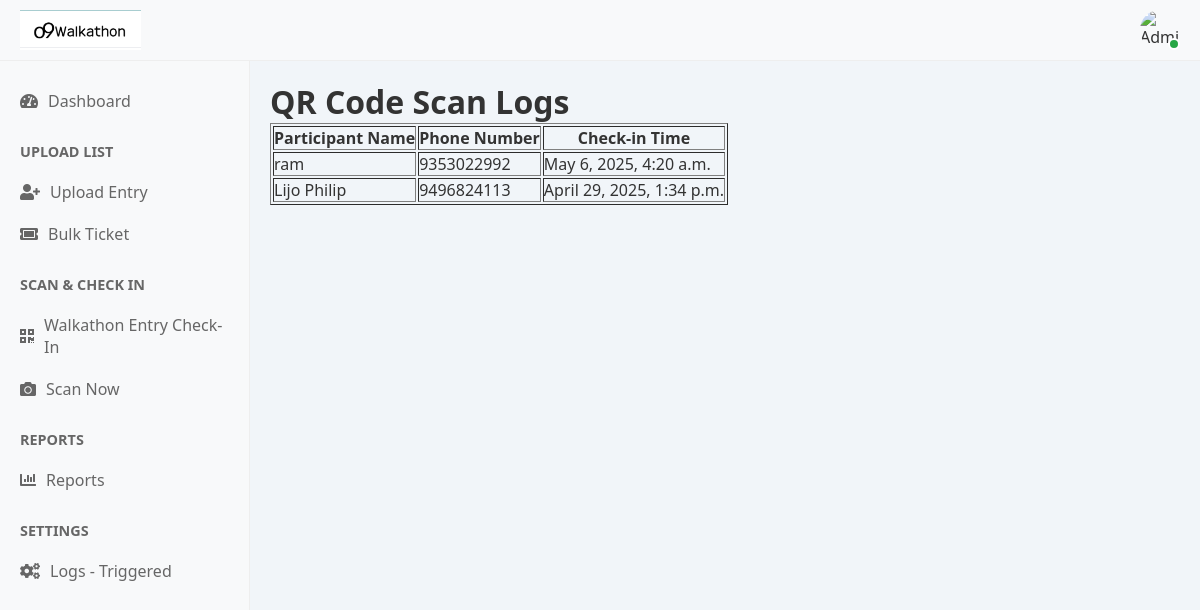
The app's page /logs_triggered/, older data.
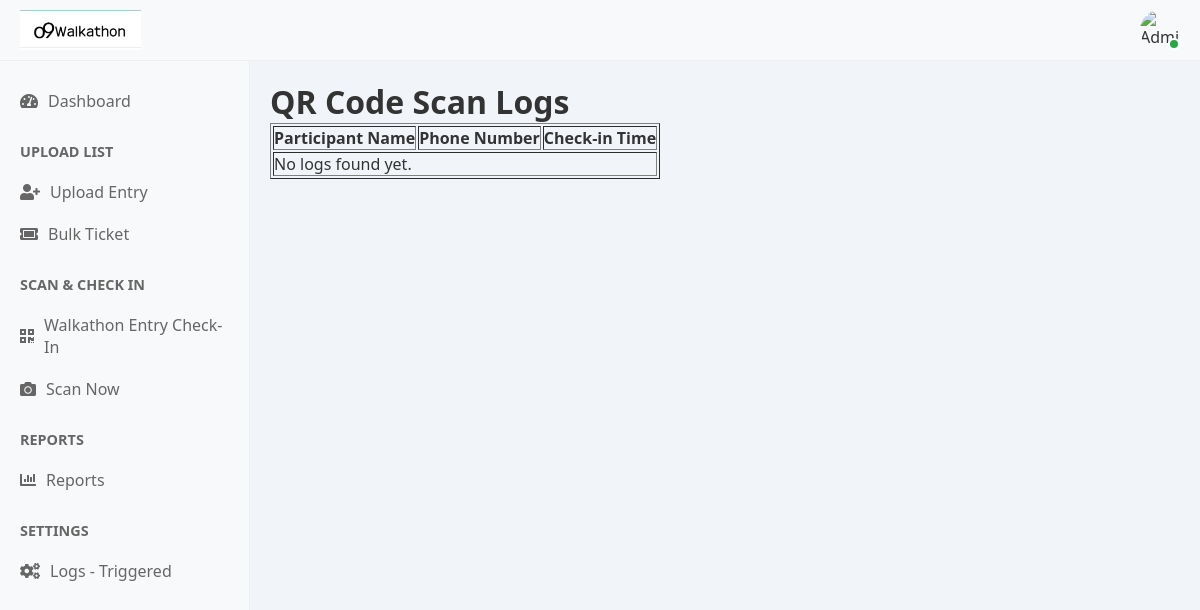
The same page, newer data.
### walkathon_app/models.py (models this page shows, shortened)
class CheckIn(models.Model):
    participant = models.ForeignKey(Participant, on_delete=models.CASCADE)
    checkin_time = models.DateTimeField(default=timezone.now)

class Participant(models.Model):
    unique_id = models.CharField(max_length=20, unique=True,default=uuid.uuid4)
    name = models.CharField(max_length=255)
    email = models.EmailField()
    phone_number = models.CharField(max_length=20)
    walking_distance_km = models.DecimalField(max_digits=5, decimal_places=2)
    registered_at = models.DateTimeField(auto_now_add=True)
    gender = models.CharField(max_length=10, choices=[('Male', 'Male'), ('Female', 'Female'), ('Others', 'Others')], null=True, blank=True)
    working_professional = models.CharField(max_length=3, choices=[('Yes', 'Yes'), ('No', 'No')], null=True, blank=True)
    o9_employee = models.CharField(max_length=3, choices=[('Yes', 'Yes'), ('No', 'No')], null=True, blank=True)
    employee_code = models.CharField(max_length=100, null=True, blank=True)
    company_name = models.CharField(max_length=255, null=True, blank=True)

### walkathon_app/views.py (the view)
# urls.py: path('logs_triggered/', views.logs_triggered, name='logs_triggered'),
def logs_triggered(request):
    checkin_logs = CheckIn.objects.select_related('participant').order_by('-checkin_time')
    return render(request, 'logs_triggered.html', {'checkin_logs': checkin_logs})

### templates/logs_triggered.html
{% extends "base.html" %}
{% block content %}
<h1>QR Code Scan Logs</h1>
<table border="1">
    <thead>
        <tr>
            <th>Participant Name</th>
            <th>Phone Number</th>
            <th>Check-in Time</th>
        </tr>
    </thead>
    <tbody>
        {% for log in checkin_logs %}
        <tr>
            <td>{{ log.participant.name }}</td>
            <td>{{ log.participant.phone_number }}</td>
            <td>{{ log.checkin_time }}</td>
        </tr>
        {% empty %}
        <tr>
            <td colspan="3">No logs found yet.</td>
        </tr>
        {% endfor %}
    </tbody>
</table>
{% endblock %}

Row changes from the older to the newer data that the page shows:
removed CheckIn: participant.name "ram", participant.phone_number "9353022992", checkin_time "May 6, 2025, 4:20 a.m."
removed CheckIn: participant.name "Lijo Philip", participant.phone_number "9496824113", checkin_time "April 29, 2025, 1:34 p.m."
Text that changed along with them:
text now shown: "No logs found yet."
